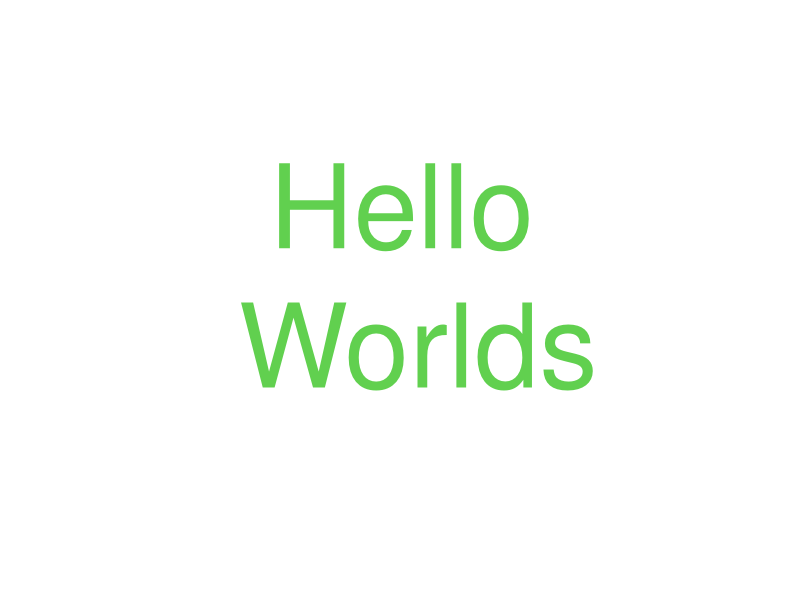
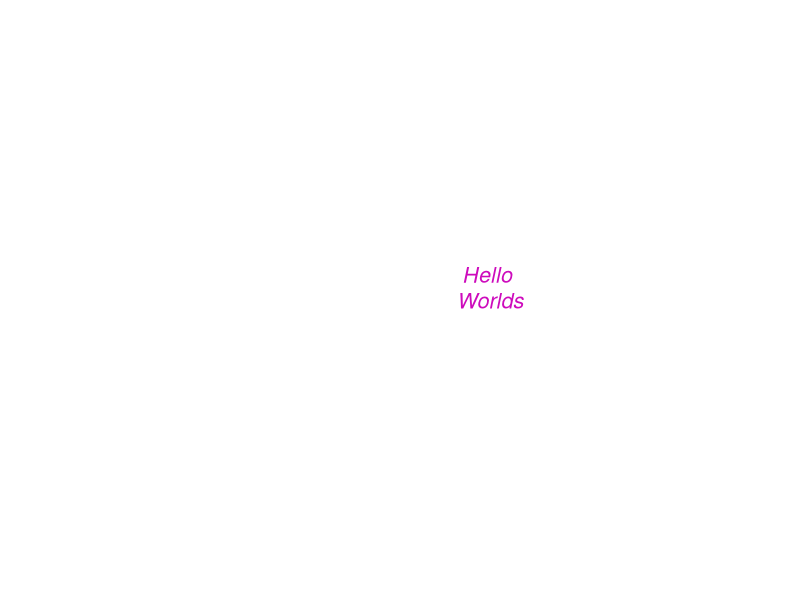
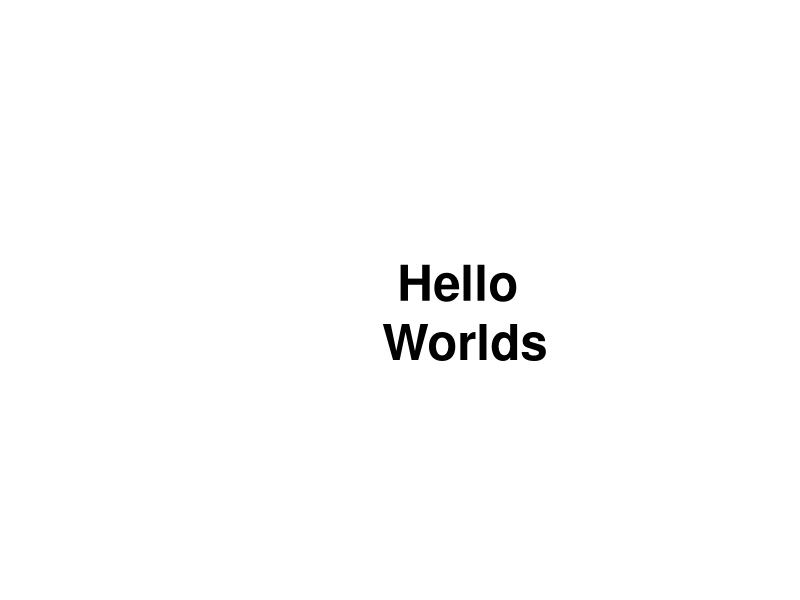
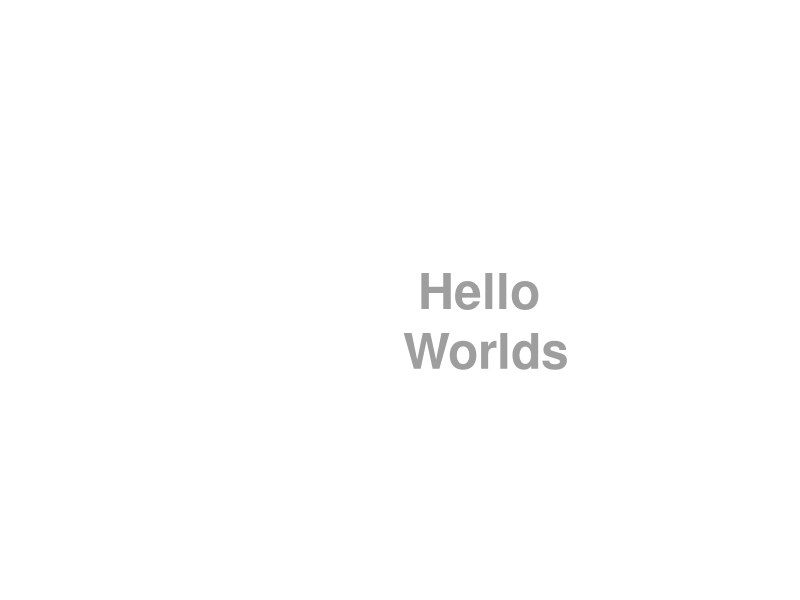
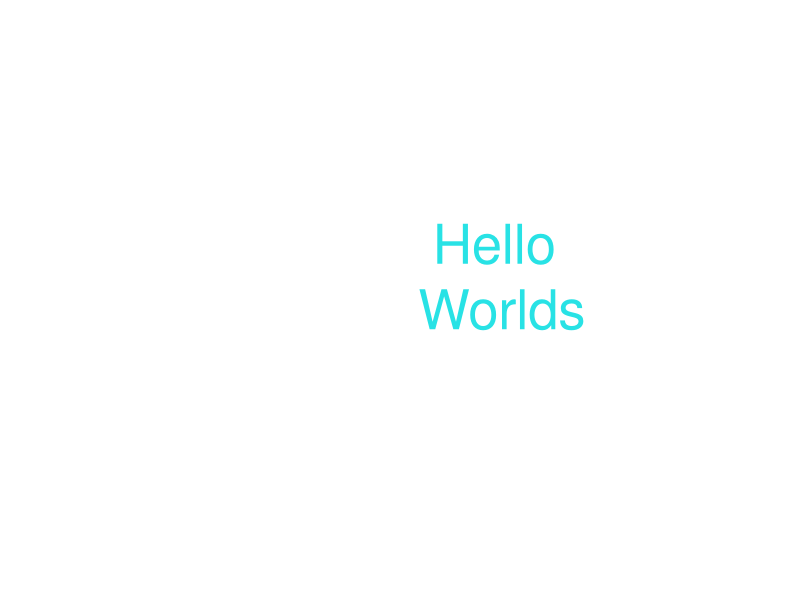
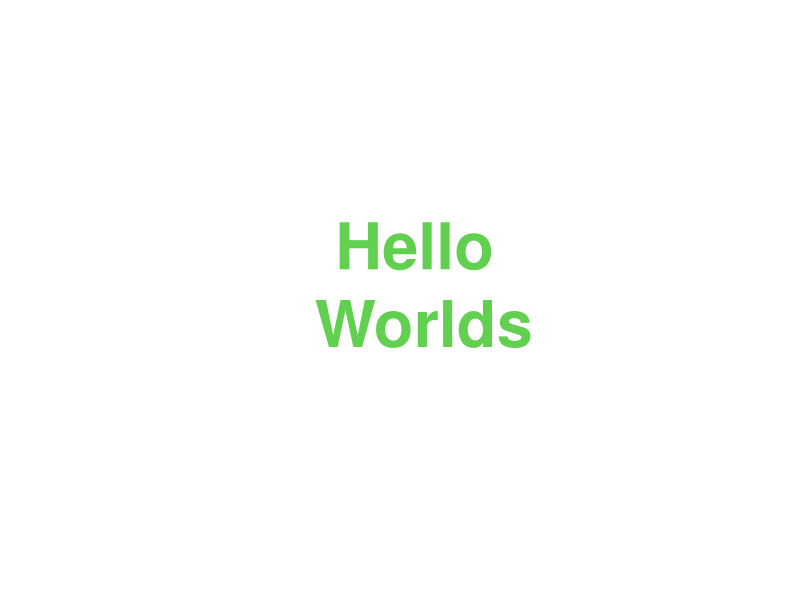
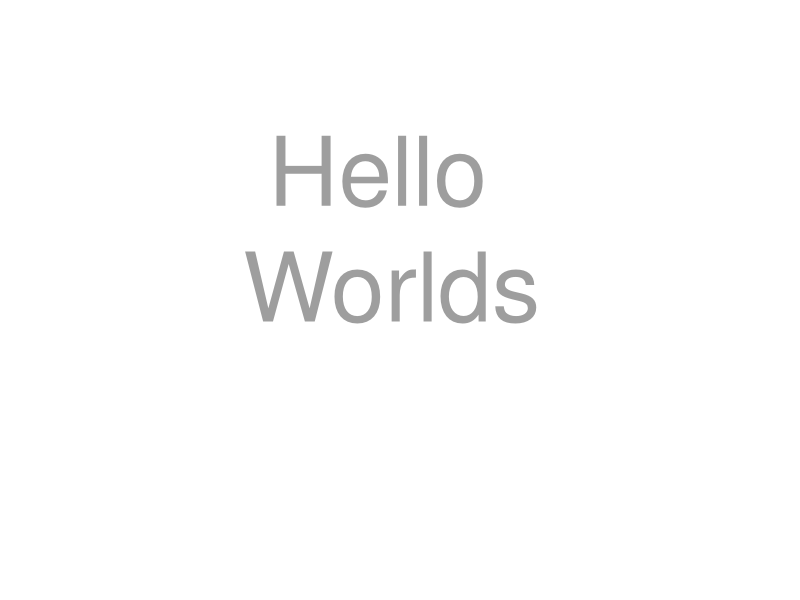
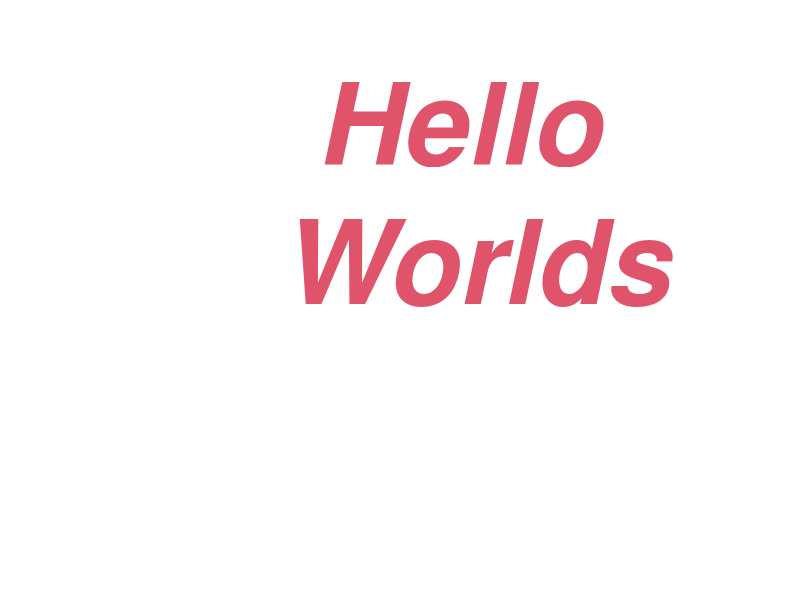

Recreate these plots in R, in order.
# HWFunctions.R
####################################################

# Clear Workspace
rm(list=ls())
# Clear Console:
cat("\014")

# Hello World
# Most language introductions start off by demonstrating a Hello World program
# The simplest Hello World is the string "Hello World" typed into the console:
"Hello World" # The console will respond with "Hello World" if you run this string
hw <- "Hi World"
hw

# User-defined functions
# Hello world as a user-defined function
# Use the function keyword to assign code to a function
hw.f1 <- function()
{
  hw <- "Hello World"
  return(hw)
  hw <- "Bye"
  hw
}

zzzz <- hw.f1()

# A fancier user-defined function for Hello World
hw.f2 <- function(message = "Hello \nWorlds")
{
  x <- 1
  y <- 1
  for (iter in 1:10)
  {
    plot(1,col='white',frame.plot=F,axes=F,xlab="",ylab="")
    x <- x + runif(1)*0.25 - 0.125
    y <- y + runif(1)*0.25 - 0.125
    text(x,y,labels=message, col=runif(1)*8 + 1, cex=runif(1)*6 + 1, font = runif(1)*4 + 1)
    Sys.sleep(.3)
  }
  plot(1,col='white',frame.plot=F,axes=F,xlab="",ylab="")
  text(1,1,labels=message, col=runif(1)*8 + 1, cex=runif(1)*6 + 1, font = runif(1)*4 + 1)
}

# Try out hw.f2
hw.f2()
hw.f2("Bon Voyage")

# How is code persisted?
# Functions are persisted in R files like this one (DataScience02b.R).
# These files have an R suffix (*.R)

############################################################################

# Functional Programmining
# In R, a function can be used as an input to another function

# Clear Workspace
rm(list=ls())
# Clear Console:
cat("\014")

# functional language
vec_line <- seq(-7, 7)
vec_line
plot(c(-6, 15), c(-8, 8), col="white", bg="white")
points(vec_line, vec_line, col="blue", pch=21, bg="yellow")

# anonymous function:  function(x){exp(-x*x/10)}
vec_gaus <- sapply(vec_line, function(x){exp(-x*x/10)})
vec_gaus <- vec_gaus*(max(vec_line) - min(vec_line)) + min(vec_line)
lines(vec_line, vec_gaus, col="red")

# create a function that requires a function
myFunction <- function(x, y, inputFunction)
{
  inputFunction(x) - inputFunction(y)
}

anotherFunction <- function(x)
{
  10*exp(-x*x/(1 + (x %% 3)))
}

input1 <- seq(-7, 7)
input2 <- seq(-8, 6)
output <- myFunction(input1, input2, anotherFunction)

points(output, col='blue', lty=4, lwd=4)
lines(1:length(output), output, col="green")

############################################################################



x <- c(0, 0, 1, 2, 3, 4, 5, 5, 5, 5, 5, 5, 5, 6, 7, 80)
x

#   0  0  1  2  3  4  5  5  5  5  5  5  5  6  7 80
# 2 bins:           |
#   0  0  1  2  3  4  5  5  5  5  5  5  5  6  7 80
# 3 bins:         |                       |
#   0  0  1  2  3  4  5  5  5  5  5  5  5  6  7 80
# 4 bins:   |       |                        |
#   0  0  1  2  3  4  5  5  5  5  5  5  5  6  7 80

